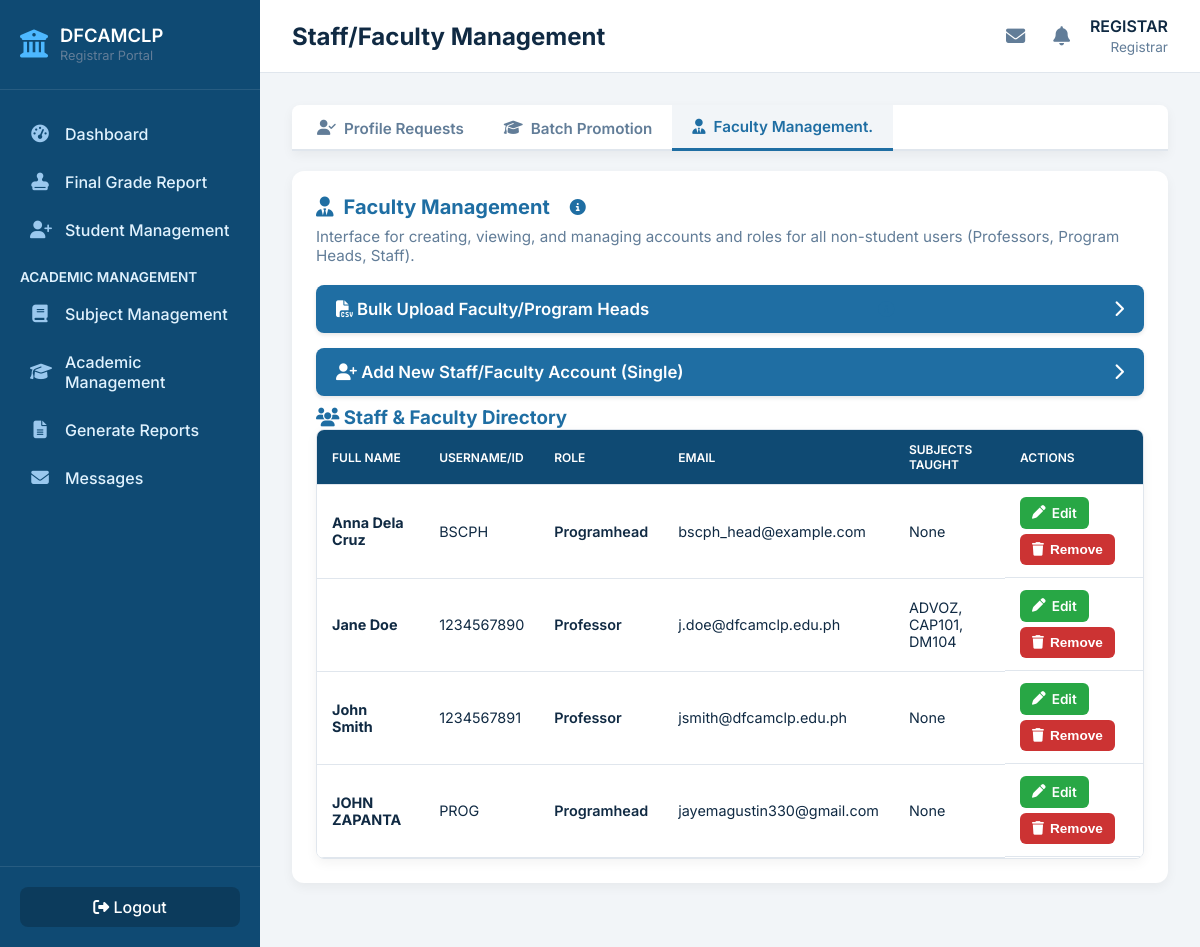
The app's page /registrar_academic_manager.php?view=staff_management (signed in) with its own data.
### tables this page shows
CREATE TABLE `users` (
  `sid` bigint(20) NOT NULL,
  `username` varchar(50) NOT NULL,
  `email` varchar(255) NOT NULL,
  `password` varchar(255) NOT NULL,
  `role` enum('student','professor','Registrar','Programhead') NOT NULL DEFAULT 'student',
  `is_verified` tinyint(1) DEFAULT 0,
  `verification_token` varchar(64) DEFAULT NULL,
  `login_token` varchar(255) DEFAULT NULL,
  `login_token_expires` datetime DEFAULT NULL,
  `created_at` timestamp NOT NULL DEFAULT current_timestamp(),
  `token_creation_time` datetime DEFAULT NULL,
  `reset_token` varchar(128) DEFAULT NULL,
  `reset_token_expiry` datetime DEFAULT NULL,
  `must_change_password` tinyint(1) NOT NULL DEFAULT 0
);

### registrar_staff_management_logic.php (the view, shortened to what this page needs)
<?php
$staff_list = [];
try {
    $stmt_staff = $conn->prepare("
         SELECT
             u.sid AS id,
             u.username,
             u.email,
             u.role,
             up.first_name,
             up.last_name,
             (SELECT GROUP_CONCAT(DISTINCT s.subject_code SEPARATOR ', ')
              FROM classes c
              JOIN subject s ON c.subject_id = s.subject_id
              WHERE c.professor_sid = u.sid
             ) AS subjects_taught
         FROM users u
         JOIN user_profiles up ON u.sid = up.sid
         WHERE u.role != 'student' AND u.sid != :current_user_id
         ORDER BY up.last_name, u.role
    ");
    $stmt_staff->execute([':current_user_id' => $current_user_id]);
    $staff_list = $stmt_staff->fetchAll(PDO::FETCH_ASSOC);
} catch (PDOException $e) {
    if (empty($db_error)) {
        $db_error = "Database error fetching staff list: " . $e->getMessage();
    }
}
?>
<div class="group-header" onclick="toggleDirectory('single-add-staff-section')">
    <span><i class="fa-solid fa-user-plus"></i> Add New Staff/Faculty Account (Single)</span>
    <i id="single-add-staff-section-icon" class="fa-solid fa-chevron-right" style="float: right;"></i>
</div>
<h3 style="color: var(--panel-blue); margin-top: 10px;"><i class="fa-solid fa-users"></i> Staff & Faculty Directory</h3>
<?php if (!empty($staff_list)): ?>
<div class="table-container">
    <table class="review-table">
        <thead>
            <tr>
                <th>Full Name</th>
                <th>Username/ID</th>
                <th>Role</th>
                <th>Email</th>
                <th>Subjects Taught</th>
                <th>Actions</th>
            </tr>
        </thead>
        <tbody>
        <?php foreach ($staff_list as $staff): ?>
        <tr>
            <td><strong><?= htmlspecialchars($staff['first_name'] . ' ' . $staff['last_name']); ?></strong></td>
            <td><?= htmlspecialchars($staff['username'] ?? 'N/A'); ?></td>
            <td><span style="text-transform: capitalize; font-weight: 600; color: var(--text-dark);"><?= htmlspecialchars($staff['role']); ?></span></td>
            <td><?= htmlspecialchars($staff['email']); ?></td>
            <td><?= htmlspecialchars($staff['subjects_taught'] ?? 'None'); ?></td>
            <td class="action-buttons" style="display: flex; gap: 5px; flex-wrap: wrap;">
                <a href="registrar_academic_manager.php?view=staff_management&action=edit&id=<?= $staff['id']; ?>" class="approve-btn" style="background-color: var(--success-green); text-decoration: none;">
                    <i class="fa-solid fa-pen"></i> Edit
                </a>
                <form action="registrar_academic_manager.php?view=staff_management" method="POST" onsubmit="return confirm('WARNING: Are you sure you want to PERMANENTLY remove this account? This action cannot be undone.');" style="display:inline;">
                    <button type="submit" class="reject-btn" title="Remove Account">
                        <i class="fa-solid fa-trash"></i> Remove
                    </button>
                </form>
            </td>
        </tr>
        <?php endforeach; ?>
        </tbody>
    </table>
</div>
<?php else: ?>
    <p class="no-data">No staff or faculty accounts found.</p>
<?php endif; ?>

### registrar_header.php (style rules this page uses)
:root { --nav-dark: #0f4a73; --panel-blue: #1f6ea3; --bg-light: #f2f5f8; --white: #ffffff; --text-dark: #102a43; --text-light: #627d98; --accent-light: #4db8ff; --shadow: 0 4px 12px rgba(0, 0, 0, 0.05); --shadow-md: 0 6px 15px rgba(0, 0, 0, 0.08); --critical: #cc3333; --success-green: #28a745; --warning-orange: #f5a623; --info-blue: #17a2b8; --border-color: #e0e6ed; --navy: var(--nav-dark); --mid: var(--text-dark); --accent: var(--accent-light); --background: var(--bg-light); }
* { box-sizing: border-box; margin: 0; padding: 0; }
body { font-family: 'Inter', 'Segoe UI', sans-serif; background: var(--bg-light); color: var(--text-dark); display: flex; height: 100vh; overflow: hidden; }
.table-container { width: 100%; overflow-x: auto; border: 1px solid var(--border-color); border-radius: 8px; box-shadow: var(--shadow); }
.approval-table, .review-table, .records-table, .req-table { width: 100%; border-collapse: collapse; font-size: 0.9rem; background-color: #fff; }
.approval-table th, .review-table th, .records-table th, .req-table th { background: var(--nav-dark); color: var(--white); padding: 12px 15px; text-align: left; font-weight: 600; text-transform: uppercase; font-size: 0.75rem; border-bottom: 1px solid var(--border-color); }
.approval-table td, .review-table td, .records-table td, .req-table td { border-bottom: 1px solid var(--border-color); padding: 12px 15px; vertical-align: middle; }
.req-table td:last-child, .review-table td:last-child { border-right: none; }
.group-header { background: var(--panel-blue); color: var(--white); padding: 14px 20px; margin-top: 15px; font-size: 1.05rem; font-weight: 600; border-radius: 8px; cursor: pointer; display: flex; justify-content: space-between; align-items: center; box-shadow: 0 2px 4px rgba(0, 0, 0, 0.1); }
.action-link, .btn-primary, .approve-btn, .reject-btn { border: none; border-radius: 6px; padding: 8px 12px; font-size: 0.85rem; font-weight: 600; cursor: pointer; display: inline-flex; align-items: center; gap: 6px; transition: opacity 0.2s ease; text-decoration: none; }
.approve-btn { background: var(--success-green); color: var(--white); }
.reject-btn { background: var(--critical); color: var(--white); }

### records on screen
users: last_name "Anna Dela Cruz", username "BSCPH", role "Programhead", email "bscph_head@example.com", subjects_taught "None"
users: last_name "Jane Doe", username "1234567890", role "Professor", email "j.doe@dfcamclp.edu.ph", subjects_taught "ADVOZ, CAP101, DM104"
users: last_name "John Smith", username "1234567891", role "Professor", email "jsmith@dfcamclp.edu.ph", subjects_taught "None"
users: last_name "JOHN ZAPANTA", username "PROG", role "Programhead", email "jayemagustin330@gmail.com", subjects_taught "None"

### other values on screen
$current_title "Staff/Faculty Management"
$current_user_name "REGISTAR"
$_SESSION['role'] "Registrar"
